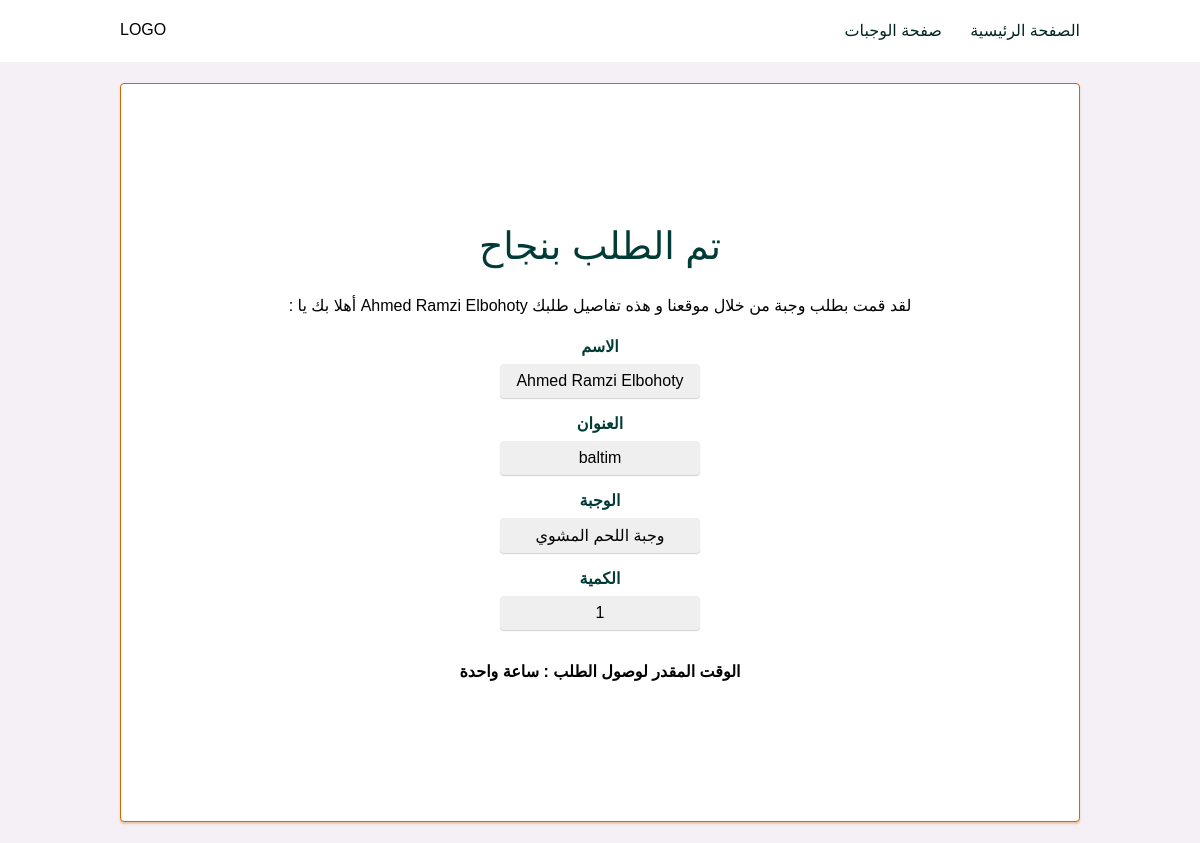
The app's page /meals/request/1/done with its own data.
### main.py (models this page shows)
class Requests(db.Model):
    id = db.Column(db.Integer, primary_key=True, autoincrement=True)
    name_user = db.Column(db.String(50), nullable=False)
    address = db.Column(db.Text, nullable=False)
    is_active = db.Column(db.Boolean, default=False)
    amount = db.Column(db.Integer, default=1)
    request_date = db.Column(db.DateTime(
        timezone=True), default=datetime.now())
    delivery_date = db.Column(db.DateTime(
        timezone=True), onupdate=datetime.now())
    meal_id = db.Column(db.Integer, db.ForeignKey('meals.id'))

class Meals(db.Model):
    id = db.Column(db.Integer, primary_key=True, autoincrement=True)
    name = db.Column(db.String(50), nullable=False)
    desc = db.Column(db.Text)
    price = db.Column(db.Numeric(10, 2))
    requests = db.relationship('Requests', backref='meal')
    photo_id = db.Column(db.Integer, db.ForeignKey('photos.id'))

### main.py (the view)
@app.route('/meals/request/<int:id>/done')
def request_done(id):
    the_request = o.get_request_by_id(id)
    return render_template('request-done.html', request=the_request)

### main.py (called while the page is built)
    def get_request_by_id(self, id):
        return Requests.query.get(id)

### templates/request-done.html (shortened to what this page needs)
<!DOCTYPE html>
<html lang="ar">
  <head>
    <link href="{{ url_for('static', filename='style/style.css') }}" rel="stylesheet">
  </head>
  <body>
    <header id="header">
      <p>LOGO</p>
      <nav class="header-nav">
        <a href="/">الصفحة الرئيسية</a>
        <a href="/meals">صفحة الوجبات</a>
      </nav>
    </header>
    <main id="done">
      <div>
        <p class="done-header">تم الطلب بنجاح</p>
        <div>
          <p>
            : أهلا بك يا {{ request.name_user }} لقد قمت بطلب وجبة من خلال
            موقعنا و هذه تفاصيل طلبك
          </p>
          <div class="details">
            <div>
              <p>الاسم</p>
              <p>{{ request.name_user }}</p>
            </div>
            <div>
              <p>العنوان</p>
              <p>{{ request.address }}</p>
            </div>
            <div>
              <p>الوجبة</p>
              <p>{{ request.meal.name }}</p>
            </div>
            <div>
              <p>الكمية</p>
              <p>{{ request.amount }}</p>
            </div>
          </div>
          <p class="done-time">الوقت المقدر لوصول الطلب : ساعة واحدة</p>
        </div>
      </div>
    </main>
  </body>
</html>

### static/style/style.css (style rules this page uses)
* { margin: 0; padding: 0; box-sizing: border-box; }
body { min-width: min-content; font-family: "Cairo", sans-serif; }
a { text-decoration: none; white-space: nowrap; }
#header { padding: 1.333rem 10%; display: flex; justify-content: space-between; background-color: white; }
#header .header-nav { display: flex; flex-direction: row-reverse; }
#header .header-nav a { margin-right: 1.777rem; color: #012622; }
#header .header-nav a:first-of-type { margin: 0; }
#done { padding: 1.333rem 10%; height: calc(108vh - 61.05px - 1.333rem); background-color: #f4f0f6; }
#done > div { padding: 1rem; height: 100%; display: flex; flex-direction: column; justify-content: center; align-items: center; background-color: white; border-radius: 4px; border: #d16700 solid 1.5px; box-shadow: 0 2px 2px #d1690052; }
#done .done-header { margin-top: 1rem; margin-bottom: 1.777rem; color: #003b36; text-align: center; font-size: 2.369rem; font-weight: thin; }
#done .details { margin-top: 1.333rem; display: flex; flex-direction: column; justify-content: center; align-items: center; text-align: center; }
#done .details p:first-of-type { margin-bottom: 8px; font-weight: 700; color: #003b36; }
#done .details p:last-of-type { margin-bottom: 1rem; padding: 8px; width: 200px; border-radius: 4px; background-color: #efefef; box-shadow: 0 1px 1px #0104042f; }
#done .done-time { margin-top: 1rem; margin-bottom: 1rem; text-align: center; font-weight: 700; }

### records on screen
Requests: name_user "Ahmed Ramzi Elbohoty", address "baltim", amount "1"
Meals: meal.name "وجبة اللحم المشوي"
